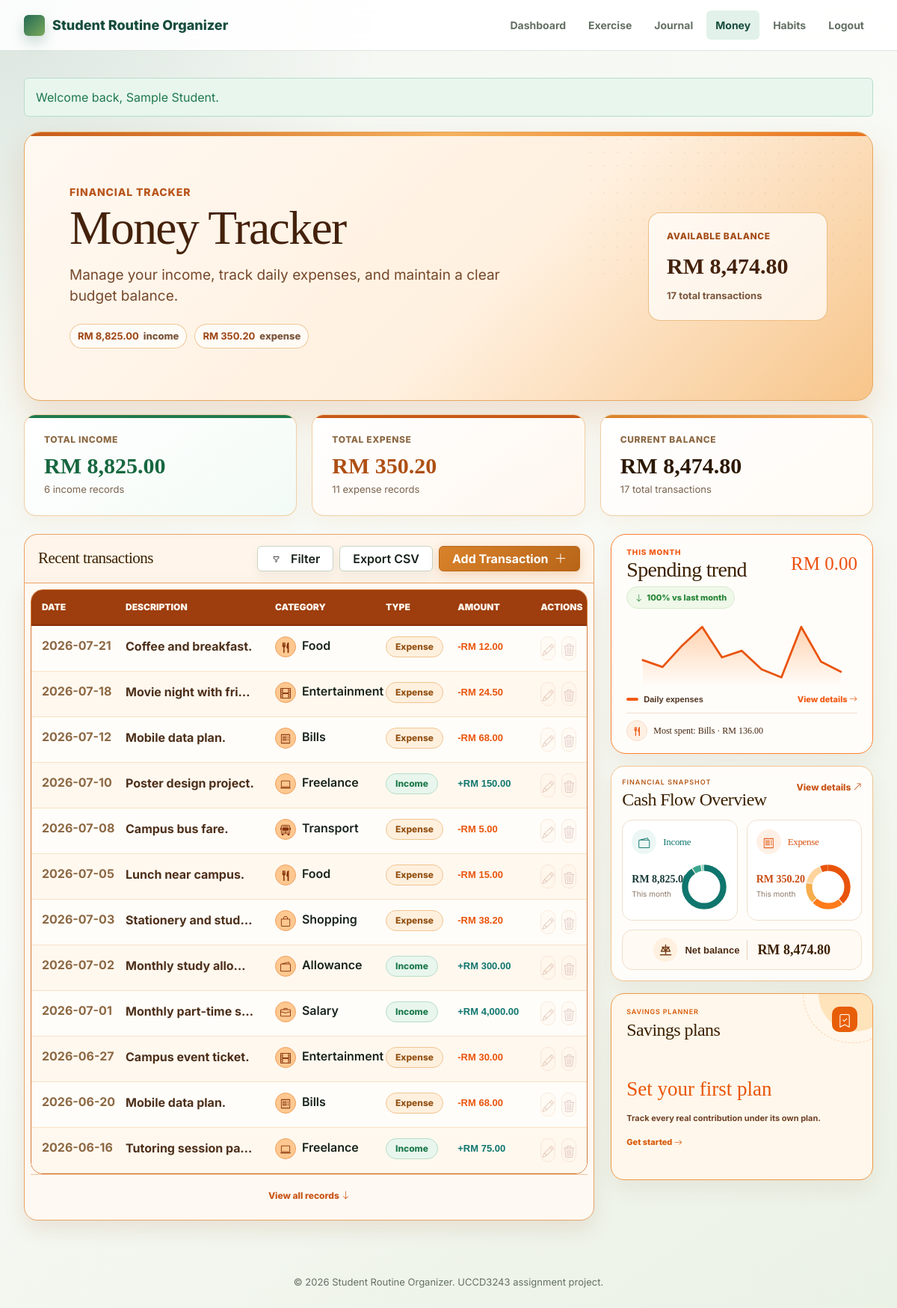
/modules/money/index.php (signed in), run on the app's committed database.
### tables this page shows
CREATE TABLE money_transactions (
  transaction_id INT AUTO_INCREMENT PRIMARY KEY,
  user_id INT NOT NULL,
  amount DECIMAL(10,2) NOT NULL,
  category VARCHAR(80) NOT NULL,
  description VARCHAR(255),
  transaction_type ENUM('income', 'expense') NOT NULL,
  transaction_date DATE NOT NULL,
  created_at TIMESTAMP DEFAULT CURRENT_TIMESTAMP,
  updated_at TIMESTAMP DEFAULT CURRENT_TIMESTAMP ON UPDATE CURRENT_TIMESTAMP,
  CONSTRAINT fk_money_user
    FOREIGN KEY (user_id) REFERENCES users(user_id)
    ON DELETE CASCADE,
  INDEX idx_money_user_date (user_id, transaction_date),
  INDEX idx_money_type_category (transaction_type, category)
);

### modules/money/index.php (the view, shortened to what the rows shown need)
<?php
require __DIR__ . '/../../includes/validation.php';
require __DIR__ . '/money_helpers.php';
$userId = (int) $_SESSION['user_id'];
$filters = moneyFiltersFromRequest($_GET);
$records = [];
$monthlyExpenseTotal = 0.00;
$pageError = null;
try {
    $connection = getDatabaseConnection();
    $currentMonth = new DateTimeImmutable('first day of this month');
    $monthlyExpenseTotal = moneyGetExpenseTotalForMonth($connection, $userId, $currentMonth);
    $filterQuery = moneyFilterQuery($filters, $userId);
    $sql = 'SELECT transaction_id, user_id, amount, category, description, transaction_type, transaction_date, created_at, updated_at FROM money_transactions WHERE ' . $filterQuery['where'] . ' ORDER BY ' . moneyOrderBy($filters['sort']);
    $stmt = $connection->prepare($sql);
    $params = $filterQuery['params'];
    moneyBindParams($stmt, $filterQuery['types'], $params);
    $stmt->execute();
    $records = $stmt->get_result()->fetch_all(MYSQLI_ASSOC);
} catch (Throwable $exception) {
    $pageError = 'Money transactions are unavailable right now. Please check the database setup.';
}
$visibleRecords = $records;
require __DIR__ . '/../../includes/header.php';
?>
<section class="money-theme-hero">
    <div class="money-hero-copy">
        <h1>Money Tracker</h1>
    </div>
</section>
<?php
$selectedSavingsGoalId = (int) ($_GET['goal_id'] ?? 0);
$moneyCategoryIcons = [
    'Food' => 'bi-fork-knife', 'Transport' => 'bi-bus-front', 'Shopping' => 'bi-bag',
    'Bills' => 'bi-receipt', 'Education' => 'bi-mortarboard', 'Entertainment' => 'bi-film',
    'Healthcare' => 'bi-heart-pulse', 'Salary' => 'bi-briefcase', 'Allowance' => 'bi-wallet2',
    'Freelance' => 'bi-laptop', 'Others' => 'bi-grid-3x3-gap',
];
?>
<section class="money-workspace" aria-label="Money tracker workspace">
<div class="money-transaction-column">
<?php if ($pageError): ?>
    <div class="alert alert-error"><?= escapeOutput($pageError); ?></div>
<?php else: ?>
    <section class="exercise-board-header" id="transactions">
        <div>
            <h2>Recent transactions</h2>
        </div>
    </section>
    <?php if (!$records): ?>
        <section class="panel empty-state">
            <h2>No transactions found</h2>
            <p class="muted">Add an income or expense record or adjust your filter criteria.</p>
            <div class="button-row">
                <button class="button" type="button" data-filter-open>Open Filters</button>
                <a class="button primary" href="<?= BASE_URL; ?>/modules/money/create.php">Add Transaction</a>
            </div>
        </section>
    <?php else: ?>
        <section class="panel table-panel" aria-label="Transaction table">
            <table class="data-table money-table">
                <thead>
                    <tr>
                        <th>Date</th>
                        <th>Description</th>
                        <th>Category</th>
                        <th>Type</th>
                        <th>Amount</th>
                        <th class="money-actions-heading"><span class="visually-hidden">Actions</span></th>
                    </tr>
                </thead>
                <tbody>
                    <?php foreach ($visibleRecords as $recordIndex => $record): ?>
                        <tr class="<?= $recordIndex >= 12 ? 'money-extra-record' : ''; ?>" <?= $recordIndex >= 12 ? 'hidden' : ''; ?>>
                            <td><?= escapeOutput($record['transaction_date']); ?></td>
                            <td>
                                <span><?= $record['description'] !== '' && $record['description'] !== null ? escapeOutput($record['description']) : '<span class="muted">No description</span>'; ?></span>
                            </td>
                            <td><span class="money-transaction-category-icon"><i class="bi <?= $moneyCategoryIcons[$record['category']] ?? 'bi-receipt' ?>" aria-hidden="true"></i></span><strong><?= escapeOutput($record['category']); ?></strong></td>
                            <td>
                                <span class="status-pill <?= $record['transaction_type'] === 'income' ? 'pill-income' : 'pill-expense'; ?>">
                                    <?= ucfirst(escapeOutput($record['transaction_type'])); ?>
                                </span>
                            </td>
                            <td>
                                <strong class="money-amount <?= $record['transaction_type'] === 'income' ? 'is-income' : 'is-expense'; ?>">
                                    <?= $record['transaction_type'] === 'income' ? '+' : '-'; ?>RM <?= number_format((float) $record['amount'], 2); ?>
                                </strong>
                            </td>
                            <td>
                                <div class="table-actions money-table-actions">
                                    <a class="money-action-icon money-action-edit" data-money-return-scroll href="<?= BASE_URL; ?>/modules/money/edit.php?id=<?= (int) $record['transaction_id']; ?>" aria-label="Edit <?= escapeOutput($record['category']); ?> transaction" title="Edit transaction"><i class="bi bi-pencil" aria-hidden="true"></i></a>
                                    <a class="money-action-icon money-action-delete" data-money-return-scroll href="<?= BASE_URL; ?>/modules/money/delete.php?id=<?= (int) $record['transaction_id']; ?>" aria-label="Delete <?= escapeOutput($record['category']); ?> transaction" title="Delete transaction"><i class="bi bi-trash3" aria-hidden="true"></i></a>
                                </div>
                            </td>
                        </tr>
                    <?php endforeach; ?>
                </tbody>
            </table>
        </section>
    <?php endif; ?>
<?php endif; ?>
</div>
<aside class="money-insights-column" aria-label="Money insights">
    <section class="money-insight-card money-trend-card money-spending-launch" data-money-spending-expand data-money-spending-url="<?= BASE_URL; ?>/modules/money/spending.php?embed=1" tabindex="0" role="button" aria-expanded="false" aria-label="Expand spending insights">
        <div class="money-insight-heading"><div><p class="summary-label">This month</p><h2>Spending trend</h2></div><span class="money-insight-value">RM <?= number_format($monthlyExpenseTotal, 2); ?></span></div>
    </section>
    <section class="money-insight-card money-mini-analysis money-analysis-launch" data-money-analysis-expand data-money-analysis-url="<?= BASE_URL; ?>/modules/money/analysis.php" tabindex="0" role="button" aria-expanded="false" aria-label="Expand cash flow overview">
        <div class="money-insight-heading money-flow-heading"><div><h2>Cash Flow Overview</h2></div></div>
    </section>
    <section class="money-insight-card money-saving-card money-goal-launch" data-money-goal-expand data-money-goal-url="<?= BASE_URL; ?>/modules/money/goals.php?embed=1<?= $selectedSavingsGoalId > 0 ? '&amp;goal_id=' . $selectedSavingsGoalId : ''; ?>" tabindex="0" role="button" aria-expanded="false" aria-label="Expand savings goal">
        <div class="money-insight-heading"><div><h2>Savings plans</h2></div></div>
    </section>
</aside>
</section>
<?php require __DIR__ . '/../../includes/footer.php'; ?>

### data on the page
money_transactions: transaction_date "2026-07-21", description "Coffee and breakfast.", category "Food", transaction_type "Expense", amount "12.00"
money_transactions: transaction_date "2026-07-18", description "Movie night with fri…", category "Entertainment", transaction_type "Expense", amount "24.50"
money_transactions: transaction_date "2026-07-12", description "Mobile data plan.", category "Bills", transaction_type "Expense", amount "68.00"
money_transactions: transaction_date "2026-07-10", description "Poster design project.", category "Freelance", transaction_type "Income", amount "150.00"
money_transactions: transaction_date "2026-07-08", description "Campus bus fare.", category "Transport", transaction_type "Expense", amount "5.00"
money_transactions: transaction_date "2026-07-05", description "Lunch near campus.", category "Food", transaction_type "Expense", amount "15.00"
money_transactions: transaction_date "2026-07-03", description "Stationery and stud…", category "Shopping", transaction_type "Expense", amount "38.20"
money_transactions: transaction_date "2026-07-02", description "Monthly study allo…", category "Allowance", transaction_type "Income", amount "300.00"
money_transactions: transaction_date "2026-07-01", description "Monthly part-time s…", category "Salary", transaction_type "Income", amount "4,000.00"
money_transactions: transaction_date "2026-06-27", description "Campus event ticket.", category "Entertainment", transaction_type "Expense", amount "30.00"
money_transactions: transaction_date "2026-06-20", description "Mobile data plan.", category "Bills", transaction_type "Expense", amount "68.00"
money_transactions: transaction_date "2026-06-16", description "Tutoring session pa…", category "Freelance", transaction_type "Income", amount "75.00"

### other printed values
APP_NAME "Student Routine Organizer"
escapeOutput($label) "Dashboard"
escapeOutput($label) "Exercise"
escapeOutput($label) "Journal"
escapeOutput($label) "Money"
escapeOutput($label) "Habits"
$message "Welcome back, Sample Student."
$summary['total_income'] "8,825.00"
$summary['total_expense'] "350.20"
$summary['balance'] "8,474.80"
$summary['total_count'] "17"
$summary['income_count'] "6"
$summary['expense_count'] "11"
$monthlyExpenseTotal "0.00"
abs($monthChange) "100"
